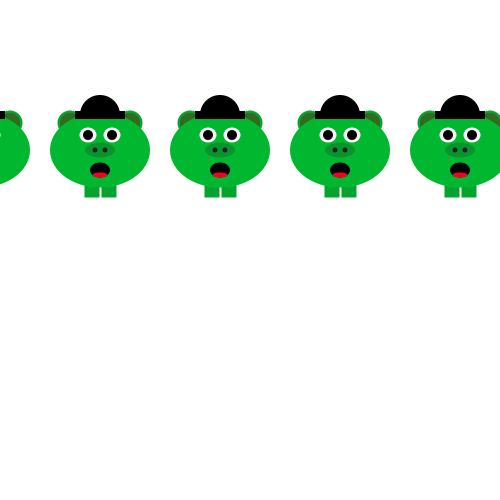
Frame 1 (no input)
Frame 60 (the mouse pressed at the canvas centre just before this capture): identical to frame 1, image omitted
Frame 120 (the mouse held since frame 60 and released just before this capture): identical to frame 1, image omitted

The Processing sketch that drew this single still picture (run headless with seeded random() and noise(); from frame 60 on, the mouse is pressed at the canvas centre):

// Processing sketch: processing_127946
// ── processing_127946.pde

int X = height/2;

void setup(){
  size(500,500);
}

void draw(){
  background(255);
  noStroke();
  ellipseMode(CENTER);
  rectMode(CENTER);
  for (int i = -1; i< 7; i++){
  monster((i*120),X);}
} 

void monster(int monsterX, int monsterY){

//POTEN
 fill(3,164,45);
 rect(monsterX -28,monsterY +135,15,25);
 rect(monsterX -11,monsterY +135,15,25);
  
//OREN
 fill(3,164,45);
 ellipse(monsterX -50,monsterY +73,25,25);
 ellipse(monsterX +10,monsterY +73,25,25);
 fill(52,105,33);
 ellipse(monsterX -50,monsterY +73,20,20);
 ellipse(monsterX +10,monsterY +73,20,20);
 
 //HOOFD
 fill(1,183,48);
 ellipse(monsterX -20,monsterY +100,100,75);
 
 //OGEN
 fill(255);
 ellipse(monsterX -32,monsterY +85,17,15);
 ellipse(monsterX -8,monsterY +85,17,15);
 fill(0);
 ellipse(monsterX -32,monsterY +85, 10, 10);
 ellipse(monsterX -8,monsterY +85, 10, 10);
 
 //NEUS
 fill(10,146,45);
 ellipse(monsterX -20,monsterY +100,30,15);
 fill(34,34,34);
 ellipse(monsterX -25,monsterY +100,5,5);
 ellipse(monsterX -15,monsterY +100,5,5);

 //MOND
 fill(0);
 ellipse(monsterX -20,monsterY +120,20,15);
 fill(249,0,41);
 ellipse(monsterX -20,monsterY +125,15,5); 
 
 //HOED
 fill(0);
 rect(monsterX -20,monsterY +65, 50, 8);
 fill(0);
 arc(monsterX -20,monsterY +65,40,40,-PI, 0); 
}
